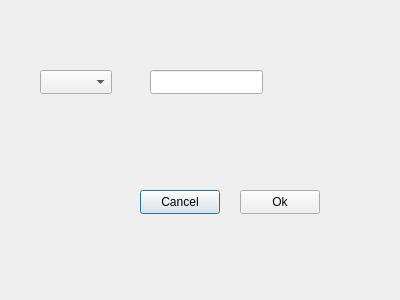
<?xml version="1.0" encoding="UTF-8"?>
<ui version="4.0">
 <class>SearchDialog</class>
 <widget class="QDialog" name="SearchDialog">
  <property name="geometry">
   <rect>
    <x>0</x>
    <y>0</y>
    <width>400</width>
    <height>300</height>
   </rect>
  </property>
  <property name="windowTitle">
   <string>Dialog</string>
  </property>
  <widget class="QComboBox" name="comboBoxColumn">
   <property name="geometry">
    <rect>
     <x>40</x>
     <y>70</y>
     <width>72</width>
     <height>24</height>
    </rect>
   </property>
  </widget>
  <widget class="QLineEdit" name="lineEditValue">
   <property name="geometry">
    <rect>
     <x>150</x>
     <y>70</y>
     <width>113</width>
     <height>24</height>
    </rect>
   </property>
  </widget>
  <widget class="QPushButton" name="pushButtonCancel">
   <property name="geometry">
    <rect>
     <x>140</x>
     <y>190</y>
     <width>80</width>
     <height>24</height>
    </rect>
   </property>
   <property name="text">
    <string>Cancel</string>
   </property>
  </widget>
  <widget class="QPushButton" name="pushButtonOk">
   <property name="geometry">
    <rect>
     <x>240</x>
     <y>190</y>
     <width>80</width>
     <height>24</height>
    </rect>
   </property>
   <property name="text">
    <string>Ok</string>
   </property>
  </widget>
 </widget>
 <resources/>
 <connections>
  <connection>
   <sender>pushButtonCancel</sender>
   <signal>clicked()</signal>
   <receiver>SearchDialog</receiver>
   <slot>close()</slot>
   <hints>
    <hint type="sourcelabel">
     <x>179</x>
     <y>201</y>
    </hint>
    <hint type="destinationlabel">
     <x>199</x>
     <y>149</y>
    </hint>
   </hints>
  </connection>
  <connection>
   <sender>pushButtonOk</sender>
   <signal>clicked()</signal>
   <receiver>SearchDialog</receiver>
   <slot>accept()</slot>
   <hints>
    <hint type="sourcelabel">
     <x>279</x>
     <y>201</y>
    </hint>
    <hint type="destinationlabel">
     <x>199</x>
     <y>149</y>
    </hint>
   </hints>
  </connection>
 </connections>
</ui>
